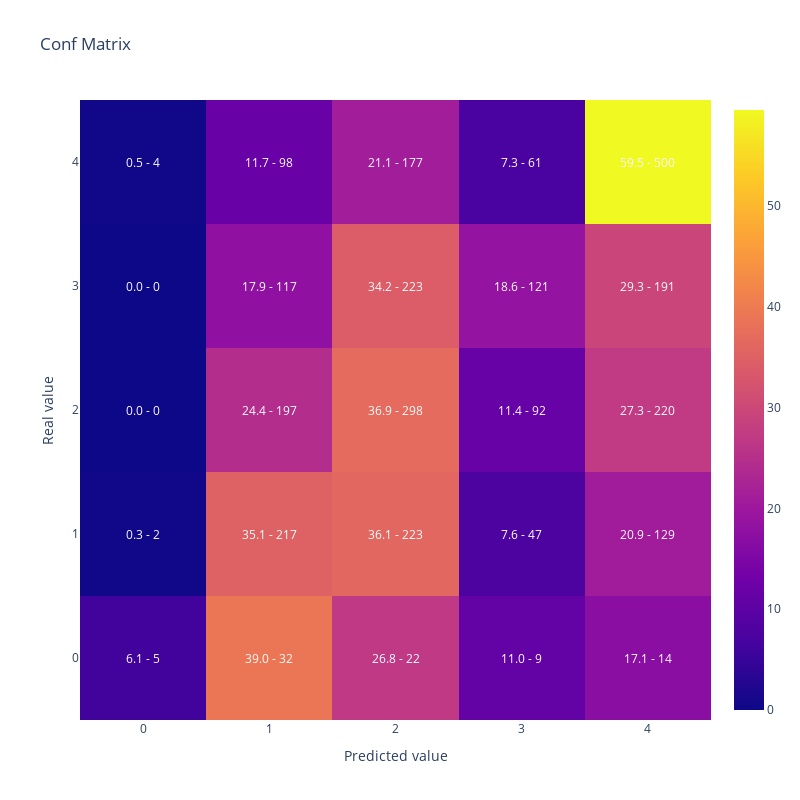

Source (notebook cell):
### Code cell
display(plot_confusion_matrix(y_test,y_pred))

### Figure 1 — Plotly figure (JSON) as saved in the notebook; plotly's stock layout.template omitted (floating-point values rounded to 4 significant figures)
{"data": [{"type": "heatmap", "x": [0, 1, 2, 3, 4], "y": [0, 1, 2, 3, 4], "z": [[6.098, 39.02, 26.83, 10.98, 17.07], [0.3236, 35.11, 36.08, 7.605, 20.87], [0, 24.41, 36.93, 11.4, 27.26], [0, 17.94, 34.2, 18.56, 29.29], [0.4762, 11.67, 21.07, 7.262, 59.52]]}], "layout": {"annotations": [{"font": {"color": "white"}, "showarrow": false, "text": "6.1 - 5", "x": 0, "xref": "x", "y": 0, "yref": "y"}, {"font": {"color": "white"}, "showarrow": false, "text": "39.0 - 32", "x": 1, "xref": "x", "y": 0, "yref": "y"}, {"font": {"color": "white"}, "showarrow": false, "text": "26.8 - 22", "x": 2, "xref": "x", "y": 0, "yref": "y"}, {"font": {"color": "white"}, "showarrow": false, "text": "11.0 - 9", "x": 3, "xref": "x", "y": 0, "yref": "y"}, {"font": {"color": "white"}, "showarrow": false, "text": "17.1 - 14", "x": 4, "xref": "x", "y": 0, "yref": "y"}, {"font": {"color": "white"}, "showarrow": false, "text": "0.3 - 2", "x": 0, "xref": "x", "y": 1, "yref": "y"}, {"font": {"color": "white"}, "showarrow": false, "text": "35.1 - 217", "x": 1, "xref": "x", "y": 1, "yref": "y"}, {"font": {"color": "white"}, "showarrow": false, "text": "36.1 - 223", "x": 2, "xref": "x", "y": 1, "yref": "y"}, {"font": {"color": "white"}, "showarrow": false, "text": "7.6 - 47", "x": 3, "xref": "x", "y": 1, "yref": "y"}, {"font": {"color": "white"}, "showarrow": false, "text": "20.9 - 129", "x": 4, "xref": "x", "y": 1, "yref": "y"}, {"font": {"color": "white"}, "showarrow": false, "text": "0.0 - 0", "x": 0, "xref": "x", "y": 2, "yref": "y"}, {"font": {"color": "white"}, "showarrow": false, "text": "24.4 - 197", "x": 1, "xref": "x", "y": 2, "yref": "y"}, {"font": {"color": "white"}, "showarrow": false, "text": "36.9 - 298", "x": 2, "xref": "x", "y": 2, "yref": "y"}, {"font": {"color": "white"}, "showarrow": false, "text": "11.4 - 92", "x": 3, "xref": "x", "y": 2, "yref": "y"}, {"font": {"color": "white"}, "showarrow": false, "text": "27.3 - 220", "x": 4, "xref": "x", "y": 2, "yref": "y"}, {"font": {"color": "white"}, "showarrow": false, "text": "0.0 - 0", "x": 0, "xref": "x", "y": 3, "yref": "y"}, {"font": {"color": "white"}, "showarrow": false, "text": "17.9 - 117", "x": 1, "xref": "x", "y": 3, "yref": "y"}, {"font": {"color": "white"}, "showarrow": false, "text": "34.2 - 223", "x": 2, "xref": "x", "y": 3, "yref": "y"}, {"font": {"color": "white"}, "showarrow": false, "text": "18.6 - 121", "x": 3, "xref": "x", "y": 3, "yref": "y"}, {"font": {"color": "white"}, "showarrow": false, "text": "29.3 - 191", "x": 4, "xref": "x", "y": 3, "yref": "y"}, {"font": {"color": "white"}, "showarrow": false, "text": "0.5 - 4", "x": 0, "xref": "x", "y": 4, "yref": "y"}, {"font": {"color": "white"}, "showarrow": false, "text": "11.7 - 98", "x": 1, "xref": "x", "y": 4, "yref": "y"}, {"font": {"color": "white"}, "showarrow": false, "text": "21.1 - 177", "x": 2, "xref": "x", "y": 4, "yref": "y"}, {"font": {"color": "white"}, "showarrow": false, "text": "7.3 - 61", "x": 3, "xref": "x", "y": 4, "yref": "y"}, {"font": {"color": "white"}, "showarrow": false, "text": "59.5 - 500", "x": 4, "xref": "x", "y": 4, "yref": "y"}], "height": 800, "title": {"text": "Conf Matrix"}, "width": 800, "xaxis": {"title": {"text": "Predicted value"}}, "yaxis": {"title": {"text": "Real value"}}}}
